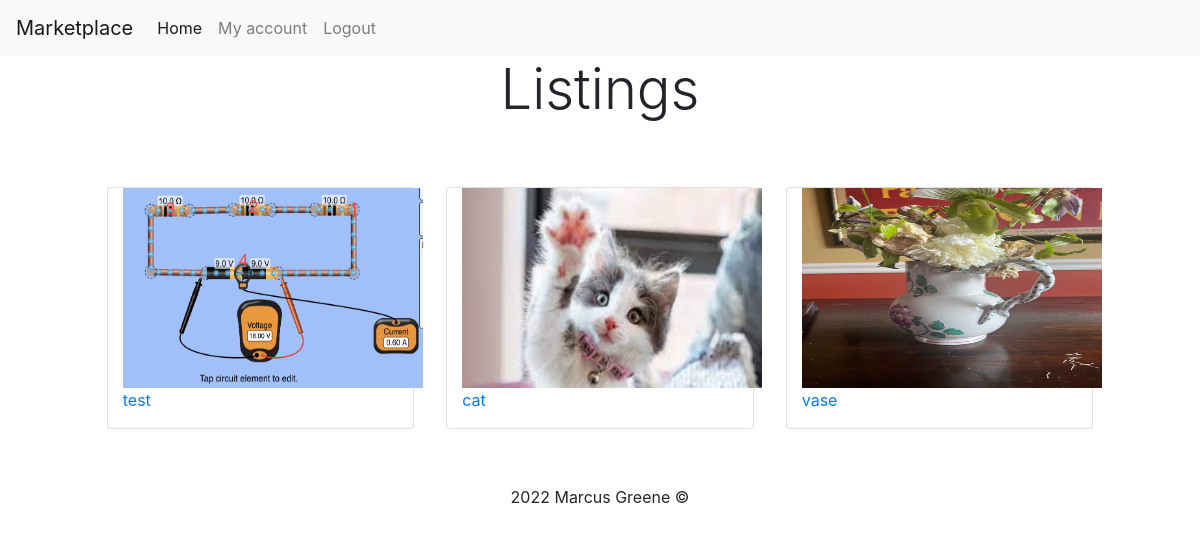
Screenshot of / (signed in) with the database file from the repository.
### models.py (models this page shows)
class Listing(db.Model):
    id = db.Column(db.Integer, primary_key=True)
    price = db.Column(db.String(30), index = True, unique=False)
    title = db.Column(db.String(50), index=True, unique=False)
    description = db.Column(db.String(500), unique= False, index=False)
    images = db.Column(db.Text)
    user_id = db.Column(db.Integer, db.ForeignKey("user.id"))

### routes.py (the view)
@app.route("/")
def index():
    listings = Listing.query.all()
    return render_template("listings.html", listings = listings, title="Listings", _external=True, _scheme="https")

### models.py (called while the page is built)
@login.user_loader
def load_user(id):
    return User.query.get(int(id))

### templates/listings.html
{% extends "base.html" %}
{% block content %}
<h1 class="text-center display-4">Listings</h1>
    <div class="row justify-content-center py-5">
        {% for listing in listings %}
        <div class="card col-8 col-md-3 justify-content-center mx-3 my-2">
            <img src="{{ url_for('serve_image', filename = listing.images) }}" width = 300 height = 200 alt="{{listing.title}}">
            <a href="/listings/{{listing.id}}"><p>{{listing.title}}</p> </a>
        </div>
        {% endfor %}
    </div>
{% endblock %}

### rows the page displays
Listing: images+title (picture), title "test"
Listing: images (picture), title "cat"
Listing: images (picture), title "vase"
